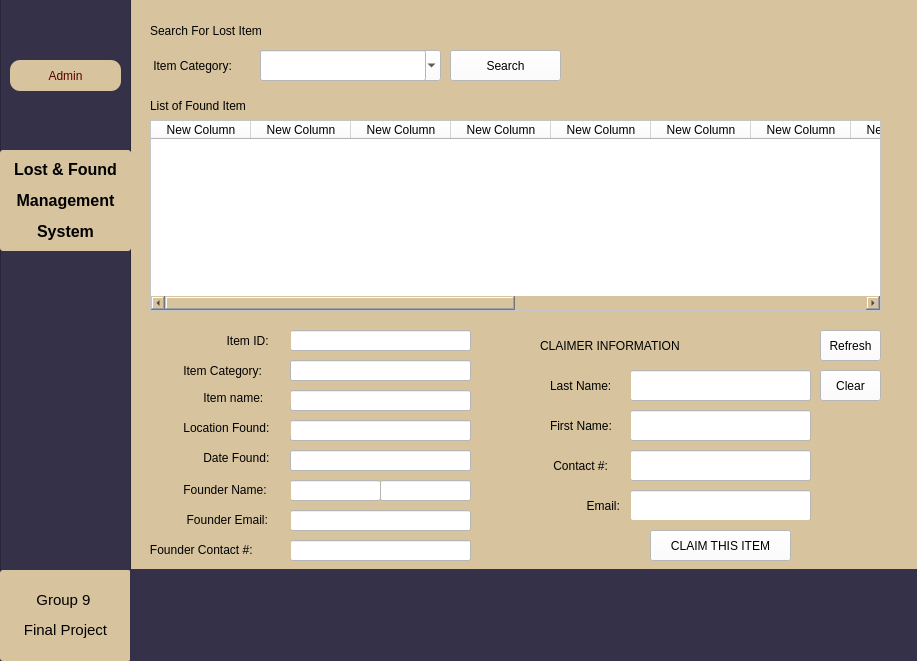
<?xml version="1.0" encoding="UTF-8"?>
<ui version="4.0">
 <class>Form</class>
 <widget class="QWidget" name="Form">
  <property name="geometry">
   <rect>
    <x>0</x>
    <y>0</y>
    <width>917</width>
    <height>661</height>
   </rect>
  </property>
  <property name="windowTitle">
   <string>Form</string>
  </property>
  <widget class="QWidget" name="widget" native="true">
   <property name="enabled">
    <bool>true</bool>
   </property>
   <property name="geometry">
    <rect>
     <x>-50</x>
     <y>-30</y>
     <width>1061</width>
     <height>741</height>
    </rect>
   </property>
   <property name="cursor">
    <cursorShape>ArrowCursor</cursorShape>
   </property>
   <property name="mouseTracking">
    <bool>true</bool>
   </property>
   <property name="focusPolicy">
    <enum>Qt::ClickFocus</enum>
   </property>
   <property name="styleSheet">
    <string notr="true">background-color:rgb(215, 196, 159)</string>
   </property>
   <property name="inputMethodHints">
    <set>Qt::ImhUppercaseOnly</set>
   </property>
   <widget class="QLabel" name="label">
    <property name="geometry">
     <rect>
      <x>200</x>
      <y>40</y>
      <width>201</width>
      <height>41</height>
     </rect>
    </property>
    <property name="styleSheet">
     <string notr="true">font: 87 13pt &quot;Arial Black&quot;;</string>
    </property>
    <property name="text">
     <string>Search For Lost Item</string>
    </property>
   </widget>
   <widget class="QLabel" name="label_2">
    <property name="geometry">
     <rect>
      <x>200</x>
      <y>80</y>
      <width>111</width>
      <height>31</height>
     </rect>
    </property>
    <property name="styleSheet">
     <string notr="true">font: 75 11pt &quot;MS Shell Dlg 2&quot;;</string>
    </property>
    <property name="text">
     <string> Item Category:</string>
    </property>
   </widget>
   <widget class="QComboBox" name="comboBox">
    <property name="geometry">
     <rect>
      <x>310</x>
      <y>80</y>
      <width>181</width>
      <height>31</height>
     </rect>
    </property>
    <property name="styleSheet">
     <string notr="true">background-color:white</string>
    </property>
    <property name="frame">
     <bool>false</bool>
    </property>
   </widget>
   <widget class="QPushButton" name="Search">
    <property name="geometry">
     <rect>
      <x>500</x>
      <y>80</y>
      <width>111</width>
      <height>31</height>
     </rect>
    </property>
    <property name="styleSheet">
     <string notr="true">background-color:white;
font: 87 10pt &quot;Arial Black&quot;;</string>
    </property>
    <property name="text">
     <string>Search</string>
    </property>
   </widget>
   <widget class="QLabel" name="label_4">
    <property name="geometry">
     <rect>
      <x>200</x>
      <y>120</y>
      <width>171</width>
      <height>31</height>
     </rect>
    </property>
    <property name="styleSheet">
     <string notr="true">font: 87 12pt &quot;Arial Black&quot;;</string>
    </property>
    <property name="text">
     <string>List of Found Item</string>
    </property>
   </widget>
   <widget class="QFrame" name="frame">
    <property name="geometry">
     <rect>
      <x>50</x>
      <y>20</y>
      <width>131</width>
      <height>701</height>
     </rect>
    </property>
    <property name="styleSheet">
     <string notr="true">background-color:rgb(52, 49, 72)</string>
    </property>
    <property name="frameShape">
     <enum>QFrame::StyledPanel</enum>
    </property>
    <property name="frameShadow">
     <enum>QFrame::Raised</enum>
    </property>
    <widget class="QPushButton" name="AdminButton">
     <property name="geometry">
      <rect>
       <x>10</x>
       <y>70</y>
       <width>111</width>
       <height>31</height>
      </rect>
     </property>
     <property name="styleSheet">
      <string notr="true">QPushButton{
font: 87 9pt &quot;Arial Black&quot;;
border-radius:10px;
background-color:rgb(215, 196, 159);
color:rgb(85, 0, 0);
}

QPushButton:hover{
background-color:rgb(85, 255, 127);
color:rgb(0, 0, 0);
}

QPushButton:pressed{
background-color:rgb(100,170,255);
}</string>
     </property>
     <property name="text">
      <string>Admin</string>
     </property>
    </widget>
    <widget class="QLabel" name="label_10">
     <property name="geometry">
      <rect>
       <x>0</x>
       <y>160</y>
       <width>131</width>
       <height>101</height>
      </rect>
     </property>
     <property name="styleSheet">
      <string notr="true">QLabel{
font: 87 9pt &quot;Arial Black&quot;;
border-radius:3px;
background-color:rgb(215, 196, 159);
color:rgb(0, 0, 0);
}

QLabel:hover{
background-color:rgb(85, 255, 127);
color:rgb(0, 0, 0);
}

QLabel:pressed{
background-color:rgb(170, 170, 255);
}</string>
     </property>
     <property name="text">
      <string>&lt;!DOCTYPE HTML PUBLIC &quot;-//W3C//DTD HTML 4.0//EN&quot; &quot;http://www.w3.org/TR/REC-html40/strict.dtd&quot;&gt;
&lt;html&gt;&lt;head&gt;&lt;meta name=&quot;qrichtext&quot; content=&quot;1&quot; /&gt;&lt;style type=&quot;text/css&quot;&gt;
p, li { white-space: pre-wrap; }
&lt;/style&gt;&lt;/head&gt;&lt;body style=&quot; font-family:'Arial Black'; font-size:12pt; font-weight:80; font-style:normal;&quot;&gt;
&lt;p align=&quot;center&quot; style=&quot; margin-top:12px; margin-bottom:12px; margin-left:0px; margin-right:0px; -qt-block-indent:0; text-indent:0px;&quot;&gt;&lt;span style=&quot; font-weight:600;&quot;&gt;Lost &amp;amp; Found&lt;/span&gt;&lt;/p&gt;
&lt;p align=&quot;center&quot; style=&quot; margin-top:12px; margin-bottom:12px; margin-left:0px; margin-right:0px; -qt-block-indent:0; text-indent:0px;&quot;&gt;&lt;span style=&quot; font-weight:600;&quot;&gt;Management&lt;/span&gt;&lt;/p&gt;
&lt;p align=&quot;center&quot; style=&quot; margin-top:12px; margin-bottom:12px; margin-left:0px; margin-right:0px; -qt-block-indent:0; text-indent:0px;&quot;&gt;&lt;span style=&quot; font-weight:600;&quot;&gt;System&lt;/span&gt;&lt;/p&gt;&lt;/body&gt;&lt;/html&gt;</string>
     </property>
    </widget>
    <widget class="QLabel" name="label_11">
     <property name="geometry">
      <rect>
       <x>0</x>
       <y>580</y>
       <width>131</width>
       <height>91</height>
      </rect>
     </property>
     <property name="styleSheet">
      <string notr="true">QLabel{
font: 87 9pt &quot;Arial Black&quot;;
border-radius:3px;
background-color:rgb(215, 196, 159);
color:rgb(0, 0, 0);
}

QLabel:hover{
background-color:rgb(85, 255, 127);
color:rgb(0, 0, 0);
}

QLabel:pressed{
background-color:rgb(170, 170, 255);
}</string>
     </property>
     <property name="text">
      <string>&lt;!DOCTYPE HTML PUBLIC &quot;-//W3C//DTD HTML 4.0//EN&quot; &quot;http://www.w3.org/TR/REC-html40/strict.dtd&quot;&gt;
&lt;html&gt;&lt;head&gt;&lt;meta name=&quot;qrichtext&quot; content=&quot;1&quot; /&gt;&lt;style type=&quot;text/css&quot;&gt;
p, li { white-space: pre-wrap; }
&lt;/style&gt;&lt;/head&gt;&lt;body style=&quot; font-family:'Arial Black'; font-size:12pt; font-weight:80; font-style:normal;&quot;&gt;
&lt;p align=&quot;center&quot; style=&quot; margin-top:12px; margin-bottom:12px; margin-left:0px; margin-right:0px; -qt-block-indent:0; text-indent:0px;&quot;&gt;&lt;span style=&quot; font-size:11pt;&quot;&gt;Group 9 &lt;/span&gt;&lt;/p&gt;
&lt;p align=&quot;center&quot; style=&quot; margin-top:12px; margin-bottom:12px; margin-left:0px; margin-right:0px; -qt-block-indent:0; text-indent:0px;&quot;&gt;&lt;span style=&quot; font-size:11pt;&quot;&gt;Final Project&lt;/span&gt;&lt;/p&gt;&lt;/body&gt;&lt;/html&gt;</string>
     </property>
    </widget>
   </widget>
   <widget class="QTableWidget" name="tableWidget">
    <property name="geometry">
     <rect>
      <x>200</x>
      <y>150</y>
      <width>731</width>
      <height>191</height>
     </rect>
    </property>
    <property name="styleSheet">
     <string notr="true">Background-color:white;</string>
    </property>
    <column>
     <property name="text">
      <string>New Column</string>
     </property>
    </column>
    <column>
     <property name="text">
      <string>New Column</string>
     </property>
    </column>
    <column>
     <property name="text">
      <string>New Column</string>
     </property>
    </column>
    <column>
     <property name="text">
      <string>New Column</string>
     </property>
    </column>
    <column>
     <property name="text">
      <string>New Column</string>
     </property>
    </column>
    <column>
     <property name="text">
      <string>New Column</string>
     </property>
    </column>
    <column>
     <property name="text">
      <string>New Column</string>
     </property>
    </column>
    <column>
     <property name="text">
      <string>New Column</string>
     </property>
    </column>
    <column>
     <property name="text">
      <string>New Column</string>
     </property>
    </column>
    <column>
     <property name="text">
      <string>New Column</string>
     </property>
    </column>
    <column>
     <property name="text">
      <string>New Column</string>
     </property>
    </column>
    <column>
     <property name="text">
      <string>New Column</string>
     </property>
    </column>
    <column>
     <property name="text">
      <string>New Column</string>
     </property>
    </column>
    <column>
     <property name="text">
      <string>New Column</string>
     </property>
    </column>
   </widget>
   <widget class="QLabel" name="label_5">
    <property name="geometry">
     <rect>
      <x>230</x>
      <y>390</y>
      <width>111</width>
      <height>21</height>
     </rect>
    </property>
    <property name="styleSheet">
     <string notr="true">font: 75 11pt &quot;MS Shell Dlg 2&quot;;</string>
    </property>
    <property name="text">
     <string> Item Category:</string>
    </property>
   </widget>
   <widget class="QLineEdit" name="lineEdit_12">
    <property name="geometry">
     <rect>
      <x>680</x>
      <y>480</y>
      <width>181</width>
      <height>31</height>
     </rect>
    </property>
    <property name="styleSheet">
     <string notr="true">background-color:white</string>
    </property>
   </widget>
   <widget class="QLineEdit" name="lineEdit_13">
    <property name="geometry">
     <rect>
      <x>680</x>
      <y>400</y>
      <width>181</width>
      <height>31</height>
     </rect>
    </property>
    <property name="styleSheet">
     <string notr="true">background-color:white</string>
    </property>
   </widget>
   <widget class="QLineEdit" name="lineEdit_14">
    <property name="geometry">
     <rect>
      <x>680</x>
      <y>520</y>
      <width>181</width>
      <height>31</height>
     </rect>
    </property>
    <property name="styleSheet">
     <string notr="true">background-color:white</string>
    </property>
   </widget>
   <widget class="QLineEdit" name="lineEdit_15">
    <property name="geometry">
     <rect>
      <x>680</x>
      <y>440</y>
      <width>181</width>
      <height>31</height>
     </rect>
    </property>
    <property name="styleSheet">
     <string notr="true">background-color:white</string>
    </property>
   </widget>
   <widget class="QLineEdit" name="lineEdit_16">
    <property name="geometry">
     <rect>
      <x>340</x>
      <y>360</y>
      <width>181</width>
      <height>21</height>
     </rect>
    </property>
    <property name="styleSheet">
     <string notr="true">background-color:white</string>
    </property>
    <property name="readOnly">
     <bool>true</bool>
    </property>
   </widget>
   <widget class="QLineEdit" name="lineEdit_17">
    <property name="geometry">
     <rect>
      <x>340</x>
      <y>390</y>
      <width>181</width>
      <height>21</height>
     </rect>
    </property>
    <property name="styleSheet">
     <string notr="true">background-color:white</string>
    </property>
    <property name="readOnly">
     <bool>true</bool>
    </property>
   </widget>
   <widget class="QLineEdit" name="lineEdit_18">
    <property name="geometry">
     <rect>
      <x>340</x>
      <y>420</y>
      <width>181</width>
      <height>21</height>
     </rect>
    </property>
    <property name="styleSheet">
     <string notr="true">background-color:white</string>
    </property>
    <property name="readOnly">
     <bool>true</bool>
    </property>
   </widget>
   <widget class="QLineEdit" name="lineEdit_19">
    <property name="geometry">
     <rect>
      <x>340</x>
      <y>450</y>
      <width>181</width>
      <height>21</height>
     </rect>
    </property>
    <property name="styleSheet">
     <string notr="true">background-color:white</string>
    </property>
    <property name="readOnly">
     <bool>true</bool>
    </property>
   </widget>
   <widget class="QLabel" name="label_6">
    <property name="geometry">
     <rect>
      <x>250</x>
      <y>420</y>
      <width>91</width>
      <height>16</height>
     </rect>
    </property>
    <property name="styleSheet">
     <string notr="true">font: 75 11pt &quot;MS Shell Dlg 2&quot;;</string>
    </property>
    <property name="text">
     <string> Item name:</string>
    </property>
   </widget>
   <widget class="QLabel" name="label_7">
    <property name="geometry">
     <rect>
      <x>230</x>
      <y>450</y>
      <width>111</width>
      <height>16</height>
     </rect>
    </property>
    <property name="styleSheet">
     <string notr="true">font: 75 11pt &quot;MS Shell Dlg 2&quot;;</string>
    </property>
    <property name="text">
     <string> Location Found:</string>
    </property>
   </widget>
   <widget class="QLabel" name="label_8">
    <property name="geometry">
     <rect>
      <x>250</x>
      <y>480</y>
      <width>91</width>
      <height>16</height>
     </rect>
    </property>
    <property name="styleSheet">
     <string notr="true">font: 75 11pt &quot;MS Shell Dlg 2&quot;;</string>
    </property>
    <property name="text">
     <string> Date Found:</string>
    </property>
   </widget>
   <widget class="QLabel" name="label_9">
    <property name="geometry">
     <rect>
      <x>590</x>
      <y>360</y>
      <width>221</width>
      <height>31</height>
     </rect>
    </property>
    <property name="styleSheet">
     <string notr="true">font:  11pt &quot;Arial Black&quot;;</string>
    </property>
    <property name="text">
     <string>CLAIMER INFORMATION</string>
    </property>
   </widget>
   <widget class="QLabel" name="label_28">
    <property name="geometry">
     <rect>
      <x>600</x>
      <y>400</y>
      <width>81</width>
      <height>31</height>
     </rect>
    </property>
    <property name="styleSheet">
     <string notr="true">font: 75 11pt &quot;MS Shell Dlg 2&quot;;</string>
    </property>
    <property name="text">
     <string>Last Name:</string>
    </property>
   </widget>
   <widget class="QLabel" name="label_29">
    <property name="geometry">
     <rect>
      <x>600</x>
      <y>440</y>
      <width>81</width>
      <height>31</height>
     </rect>
    </property>
    <property name="styleSheet">
     <string notr="true">font: 75 11pt &quot;MS Shell Dlg 2&quot;;</string>
    </property>
    <property name="text">
     <string>First Name:</string>
    </property>
   </widget>
   <widget class="QLabel" name="label_30">
    <property name="geometry">
     <rect>
      <x>600</x>
      <y>480</y>
      <width>81</width>
      <height>31</height>
     </rect>
    </property>
    <property name="styleSheet">
     <string notr="true">font: 75 11pt &quot;MS Shell Dlg 2&quot;;</string>
    </property>
    <property name="text">
     <string> Contact #:</string>
    </property>
   </widget>
   <widget class="QLabel" name="label_43">
    <property name="geometry">
     <rect>
      <x>630</x>
      <y>520</y>
      <width>51</width>
      <height>31</height>
     </rect>
    </property>
    <property name="styleSheet">
     <string notr="true">font: 75 11pt &quot;MS Shell Dlg 2&quot;;</string>
    </property>
    <property name="text">
     <string>  Email:</string>
    </property>
   </widget>
   <widget class="QLabel" name="label_12">
    <property name="geometry">
     <rect>
      <x>270</x>
      <y>360</y>
      <width>71</width>
      <height>21</height>
     </rect>
    </property>
    <property name="styleSheet">
     <string notr="true">font: 75 11pt &quot;MS Shell Dlg 2&quot;;</string>
    </property>
    <property name="text">
     <string>  Item ID:</string>
    </property>
   </widget>
   <widget class="QPushButton" name="Refresh">
    <property name="geometry">
     <rect>
      <x>870</x>
      <y>360</y>
      <width>61</width>
      <height>31</height>
     </rect>
    </property>
    <property name="whatsThis">
     <string>&lt;html&gt;&lt;head/&gt;&lt;body&gt;&lt;p align=&quot;center&quot;&gt;&lt;span style=&quot; font-weight:600;&quot;&gt;Refresh&lt;/span&gt;&lt;/p&gt;&lt;/body&gt;&lt;/html&gt;</string>
    </property>
    <property name="styleSheet">
     <string notr="true">background-color:white;
font: 87 9pt &quot;Arial Black&quot;;</string>
    </property>
    <property name="text">
     <string>Refresh</string>
    </property>
   </widget>
   <widget class="QLineEdit" name="lineEdit_20">
    <property name="geometry">
     <rect>
      <x>340</x>
      <y>480</y>
      <width>181</width>
      <height>21</height>
     </rect>
    </property>
    <property name="styleSheet">
     <string notr="true">background-color:white</string>
    </property>
    <property name="readOnly">
     <bool>true</bool>
    </property>
   </widget>
   <widget class="QLineEdit" name="lineEdit_21">
    <property name="geometry">
     <rect>
      <x>340</x>
      <y>510</y>
      <width>91</width>
      <height>21</height>
     </rect>
    </property>
    <property name="styleSheet">
     <string notr="true">background-color:white</string>
    </property>
    <property name="readOnly">
     <bool>true</bool>
    </property>
   </widget>
   <widget class="QLabel" name="label_13">
    <property name="geometry">
     <rect>
      <x>230</x>
      <y>510</y>
      <width>111</width>
      <height>20</height>
     </rect>
    </property>
    <property name="styleSheet">
     <string notr="true">font: 75 11pt &quot;MS Shell Dlg 2&quot;;</string>
    </property>
    <property name="text">
     <string> Founder Name:</string>
    </property>
   </widget>
   <widget class="QLineEdit" name="lineEdit_22">
    <property name="geometry">
     <rect>
      <x>430</x>
      <y>510</y>
      <width>91</width>
      <height>21</height>
     </rect>
    </property>
    <property name="styleSheet">
     <string notr="true">background-color:white</string>
    </property>
    <property name="readOnly">
     <bool>true</bool>
    </property>
   </widget>
   <widget class="QLineEdit" name="lineEdit_23">
    <property name="geometry">
     <rect>
      <x>340</x>
      <y>540</y>
      <width>181</width>
      <height>21</height>
     </rect>
    </property>
    <property name="styleSheet">
     <string notr="true">background-color:white</string>
    </property>
    <property name="readOnly">
     <bool>true</bool>
    </property>
   </widget>
   <widget class="QLineEdit" name="lineEdit_24">
    <property name="geometry">
     <rect>
      <x>340</x>
      <y>570</y>
      <width>181</width>
      <height>21</height>
     </rect>
    </property>
    <property name="styleSheet">
     <string notr="true">background-color:white</string>
    </property>
    <property name="readOnly">
     <bool>true</bool>
    </property>
   </widget>
   <widget class="QLabel" name="label_14">
    <property name="geometry">
     <rect>
      <x>230</x>
      <y>540</y>
      <width>111</width>
      <height>20</height>
     </rect>
    </property>
    <property name="styleSheet">
     <string notr="true">font: 75 11pt &quot;MS Shell Dlg 2&quot;;</string>
    </property>
    <property name="text">
     <string>  Founder Email:</string>
    </property>
   </widget>
   <widget class="QLabel" name="label_15">
    <property name="geometry">
     <rect>
      <x>190</x>
      <y>570</y>
      <width>151</width>
      <height>20</height>
     </rect>
    </property>
    <property name="styleSheet">
     <string notr="true">font: 75 11pt &quot;MS Shell Dlg 2&quot;;</string>
    </property>
    <property name="text">
     <string>   Founder Contact #:</string>
    </property>
   </widget>
   <widget class="QPushButton" name="Refresh_2">
    <property name="geometry">
     <rect>
      <x>870</x>
      <y>400</y>
      <width>61</width>
      <height>31</height>
     </rect>
    </property>
    <property name="whatsThis">
     <string>&lt;html&gt;&lt;head/&gt;&lt;body&gt;&lt;p align=&quot;center&quot;&gt;&lt;span style=&quot; font-weight:600;&quot;&gt;Refresh&lt;/span&gt;&lt;/p&gt;&lt;/body&gt;&lt;/html&gt;</string>
    </property>
    <property name="styleSheet">
     <string notr="true">background-color:white;
font: 87 9pt &quot;Arial Black&quot;;</string>
    </property>
    <property name="text">
     <string>Clear</string>
    </property>
   </widget>
   <widget class="QLabel" name="error">
    <property name="geometry">
     <rect>
      <x>680</x>
      <y>550</y>
      <width>221</width>
      <height>21</height>
     </rect>
    </property>
    <property name="styleSheet">
     <string notr="true">font: 75 10pt &quot;MS Shell Dlg 2&quot;; color:red;</string>
    </property>
    <property name="text">
     <string/>
    </property>
   </widget>
   <widget class="QLineEdit" name="lineEdit_25">
    <property name="geometry">
     <rect>
      <x>310</x>
      <y>80</y>
      <width>166</width>
      <height>31</height>
     </rect>
    </property>
    <property name="styleSheet">
     <string notr="true">background-color:white</string>
    </property>
    <property name="readOnly">
     <bool>true</bool>
    </property>
   </widget>
   <widget class="QWidget" name="widget_2" native="true">
    <property name="geometry">
     <rect>
      <x>180</x>
      <y>599</y>
      <width>831</width>
      <height>101</height>
     </rect>
    </property>
    <property name="styleSheet">
     <string notr="true">background-color:rgb(52, 49, 72)</string>
    </property>
   </widget>
   <widget class="QPushButton" name="ClaimButton">
    <property name="geometry">
     <rect>
      <x>700</x>
      <y>560</y>
      <width>141</width>
      <height>31</height>
     </rect>
    </property>
    <property name="styleSheet">
     <string notr="true">background-color:white;
font: 87 10pt &quot;Arial Black&quot;;</string>
    </property>
    <property name="text">
     <string>CLAIM THIS ITEM</string>
    </property>
   </widget>
  </widget>
 </widget>
 <resources>
  <include location="Ad.qrc"/>
  <include location="gg1.qrc"/>
  <include location="GG.qrc"/>
 </resources>
 <connections/>
</ui>
